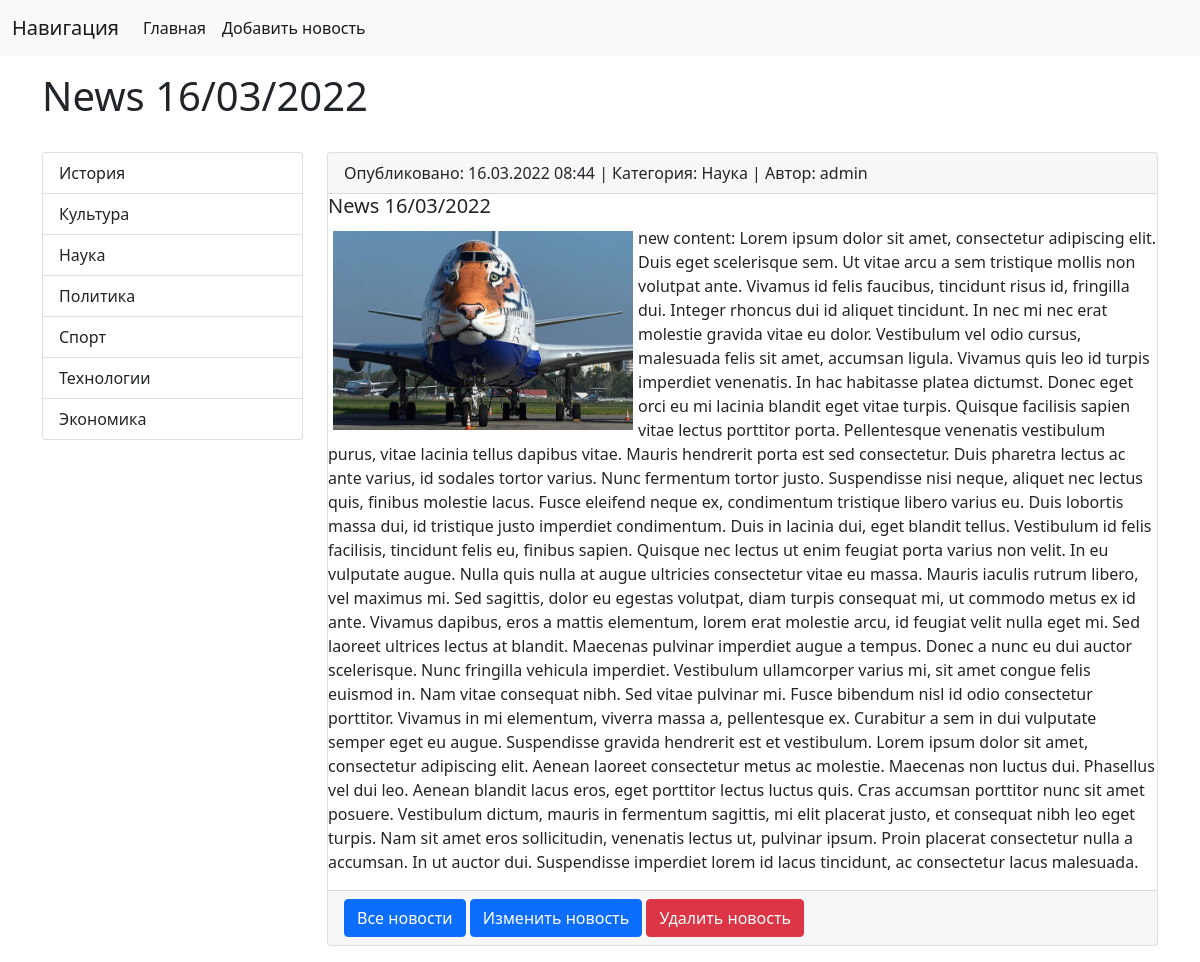
Page /news/19/ on the committed database.
### news/models.py (models this page shows, shortened)
class News(models.Model):
    title = models.CharField(max_length=128, verbose_name='Наименование')
    content = models.TextField(blank=True, verbose_name='Контент')
    created_at = models.DateTimeField(auto_now_add=True, verbose_name='Дата публикации')
    updated_at = models.DateTimeField(auto_now=True, verbose_name='Обновлено')
    photo = models.ImageField(upload_to='photos/%Y/%m/%d', verbose_name='фото', blank=True)
    category = models.ForeignKey('Category', on_delete=models.PROTECT, null=True, verbose_name='Категория')
    is_published = models.BooleanField(default=True, verbose_name='Опубликовано')
    user = models.ForeignKey(User, verbose_name='Пользователь', on_delete=models.CASCADE)
    class Meta:
        verbose_name = 'Новость'
        verbose_name_plural = 'Новости'
        ordering = ['-created_at']

class Category(models.Model):
    title = models.CharField(max_length=128, db_index=True, verbose_name='Категория')
    def __str__(self):
        return self.title
    class Meta:
        verbose_name = 'Категория'
        verbose_name_plural = 'Категории'
        ordering = ['title']

### news/views.py (the view)
# urls.py: path('<int:pk>/', NewsDetailView.as_view(), name='news_detail'),
class NewsDetailView(BaseMixin, DetailView):
    model = News
    context_object_name = "news"  # переопределяем object-name, по-умолчинию - 'object'

### news/views.py (called while the page is built)
    def get_context_data(self, **kwargs):
        context = super().get_context_data(**kwargs)
        categories = Category.objects.all()
        context['category'] = categories
        return context

### news/templates/news/news_detail.html (shortened to what this page needs)
{% extends 'base.html' %}
{% block sidebar %}
{% include 'inc/_sidebar.html' %}
{% endblock %}
{% block headline %}
    {{ news.title }}
{% endblock %}
{% block context %}
<div class="card mb-3">
    <div class="card-header">
        Опубликовано: {{ news.created_at|date:'d.m.Y H:i' }} | Категория: {{ news.category }} | Автор: {{ news.user }}
    </div>
    <div class="media">
        <h5 class="mt-0">{{ news.title }}</h5>
        <p>
            {% if news.photo %}
                <img src="{{ news.photo.url }}" alt="{{ news.title }} picture"
                    width="300" class="mr-3" align="left" vspace="5" hspace="5">
            {% else %}
                <img src="https://s1.1zoom.me/b5050/4/Cats_Kittens_Ginger_484195_3840x2400.jpg" alt="default_kitten"
                    width="300" class="mr-3"align="left" vspace="5" hspace="5">
            {% endif %}
            {{ news.content }}
        </p>
    </div>
    <div class="card-footer text-muted">
        <a href="{% url 'news_list' %}" class="btn btn-primary">Все новости</a>
        <a href="{% url 'news_update' news.pk %}" class="btn btn-primary">Изменить новость</a>
        <a href="{% url 'news_delete' news.pk %}" class="btn btn-danger">Удалить новость</a>
    </div>
</div>
{% endblock %}

### templates/inc/_sidebar.html
<div class="list-group">
    {% for item in category %}
        <a href="{% url 'category' item.pk %}" class="list-group-item list-group-item-action">{{ item.title }}</a>
    {% endfor %}
</div>

### templates/base.html (style rules this page uses)
a { text-decoration: none; }

### rows in the picture
News: title "News 16/03/2022", created_at "16.03.2022 08:44", category "Наука", user "admin", photo (picture), content "new content: Lorem ipsum dolor sit amet, consectetur adipiscing elit. Duis eget scelerisque sem. Ut vitae arcu a sem tristique mollis non volutpat ante. Vivamus id felis faucibus, tincidunt risus id, fringilla dui. Integer rhoncus dui id aliquet tincidunt. In nec mi nec erat molestie gravida vitae eu dolor. Vestibulum vel odio cursus, malesuada felis sit amet, accumsan ligula. Vivamus quis leo id turpis imperdiet venenatis. In hac habitasse platea dictumst. Donec eget orci eu mi lacinia blandit eget vitae turpis. Quisque facilisis sapien vitae lectus porttitor porta. Pellentesque venenatis vestibulum purus, vitae lacinia tellus dapibus vitae. Mauris hendrerit porta est sed consectetur. Duis…"
Category: title "История"
Category: title "Культура"
Category: title "Наука"
Category: title "Политика"
Category: title "Спорт"
Category: title "Технологии"
Category: title "Экономика"
